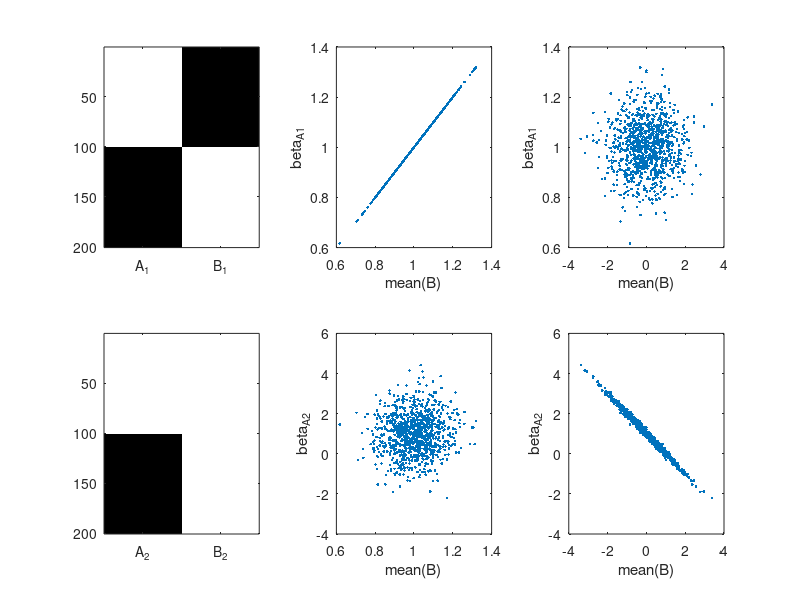

Write MATLAB code to recreate this figure.
clear

x_psy1 = [ones(100,1),zeros(100,1);zeros(100,1),ones(100,1)];
x_psy2 = [ones(100,1),ones(100,1);zeros(100,1),ones(100,1)];

permn = 1000;
for permi = 1:permn
    yA = randn(100,1) + 1;
    yB = randn(100,1) + randn(1);
    
    y = [yA;yB];
    
    Beta1 = regress(y,x_psy1);
    Beta1_A(permi,1) = Beta1(1);
    
    Beta2 = regress(y,x_psy2);
    Beta2_A(permi,1) = Beta2(1);
    
    mean_A(permi,1) = mean(yA);
    mean_B(permi,1) = mean(yB);
end

figure;
subplot(2,3,1); imagesc(x_psy1); colormap('gray'); xticks([1 2]); xticklabels({'A_1','B_1'})
subplot(2,3,2); plot(mean_A,Beta1_A,'.'); xlabel('mean(B)'); ylabel('beta_A_1');
subplot(2,3,3); plot(mean_B,Beta1_A,'.'); xlabel('mean(B)'); ylabel('beta_A_1');
subplot(2,3,4); imagesc(x_psy2); colormap('gray'); xticks([1 2]); xticklabels({'A_2','B_2'})
subplot(2,3,5); plot(mean_A,Beta2_A,'.'); xlabel('mean(B)'); ylabel('beta_A_2');
subplot(2,3,6); plot(mean_B,Beta2_A,'.'); xlabel('mean(B)'); ylabel('beta_A_2');
